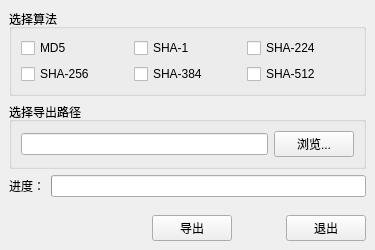
<?xml version="1.0" encoding="UTF-8"?>
<ui version="4.0">
 <class>File_Hash_Export</class>
 <widget class="QMainWindow" name="File_Hash_Export">
  <property name="geometry">
   <rect>
    <x>0</x>
    <y>0</y>
    <width>375</width>
    <height>250</height>
   </rect>
  </property>
  <property name="sizePolicy">
   <sizepolicy hsizetype="Fixed" vsizetype="Fixed">
    <horstretch>0</horstretch>
    <verstretch>0</verstretch>
   </sizepolicy>
  </property>
  <property name="minimumSize">
   <size>
    <width>375</width>
    <height>250</height>
   </size>
  </property>
  <property name="maximumSize">
   <size>
    <width>375</width>
    <height>250</height>
   </size>
  </property>
  <property name="windowTitle">
   <string>File_Hash_Export</string>
  </property>
  <widget class="QWidget" name="centralwidget">
   <layout class="QVBoxLayout" name="verticalLayout">
    <item>
     <widget class="QGroupBox" name="groupBox">
      <property name="title">
       <string>选择算法</string>
      </property>
      <layout class="QGridLayout" name="gridLayout">
       <item row="0" column="0">
        <widget class="QCheckBox" name="cb_md5">
         <property name="text">
          <string>MD5</string>
         </property>
        </widget>
       </item>
       <item row="0" column="1">
        <widget class="QCheckBox" name="cb_sha1">
         <property name="text">
          <string>SHA-1</string>
         </property>
        </widget>
       </item>
       <item row="0" column="2">
        <widget class="QCheckBox" name="cb_sha224">
         <property name="text">
          <string>SHA-224</string>
         </property>
        </widget>
       </item>
       <item row="1" column="0">
        <widget class="QCheckBox" name="cb_sha256">
         <property name="text">
          <string>SHA-256</string>
         </property>
        </widget>
       </item>
       <item row="1" column="1">
        <widget class="QCheckBox" name="cb_sha384">
         <property name="text">
          <string>SHA-384</string>
         </property>
        </widget>
       </item>
       <item row="1" column="2">
        <widget class="QCheckBox" name="cb_sha512">
         <property name="text">
          <string>SHA-512</string>
         </property>
        </widget>
       </item>
      </layout>
     </widget>
    </item>
    <item>
     <widget class="QGroupBox" name="groupBox_2">
      <property name="title">
       <string>选择导出路径</string>
      </property>
      <layout class="QHBoxLayout" name="horizontalLayout_2">
       <item>
        <widget class="QLineEdit" name="le_dir">
         <property name="readOnly">
          <bool>true</bool>
         </property>
        </widget>
       </item>
       <item>
        <widget class="QPushButton" name="btn_finddir">
         <property name="text">
          <string>浏览...</string>
         </property>
        </widget>
       </item>
      </layout>
     </widget>
    </item>
    <item>
     <layout class="QHBoxLayout" name="horizontalLayout">
      <item>
       <widget class="QLabel" name="label">
        <property name="text">
         <string>进度：</string>
        </property>
       </widget>
      </item>
      <item>
       <widget class="QProgressBar" name="progressBar">
        <property name="value">
         <number>0</number>
        </property>
        <property name="textVisible">
         <bool>false</bool>
        </property>
       </widget>
      </item>
     </layout>
    </item>
    <item>
     <spacer name="verticalSpacer">
      <property name="orientation">
       <enum>Qt::Vertical</enum>
      </property>
      <property name="sizeHint" stdset="0">
       <size>
        <width>20</width>
        <height>33</height>
       </size>
      </property>
     </spacer>
    </item>
    <item>
     <layout class="QHBoxLayout" name="horizontalLayout_3" stretch="6,1,2,1">
      <item>
       <spacer name="horizontalSpacer">
        <property name="orientation">
         <enum>Qt::Horizontal</enum>
        </property>
        <property name="sizeHint" stdset="0">
         <size>
          <width>40</width>
          <height>20</height>
         </size>
        </property>
       </spacer>
      </item>
      <item>
       <widget class="QPushButton" name="btn_export">
        <property name="text">
         <string>导出</string>
        </property>
       </widget>
      </item>
      <item>
       <spacer name="horizontalSpacer_2">
        <property name="orientation">
         <enum>Qt::Horizontal</enum>
        </property>
        <property name="sizeHint" stdset="0">
         <size>
          <width>40</width>
          <height>20</height>
         </size>
        </property>
       </spacer>
      </item>
      <item>
       <widget class="QPushButton" name="btn_exit">
        <property name="text">
         <string>退出</string>
        </property>
       </widget>
      </item>
     </layout>
    </item>
   </layout>
  </widget>
 </widget>
 <resources/>
 <connections/>
</ui>
